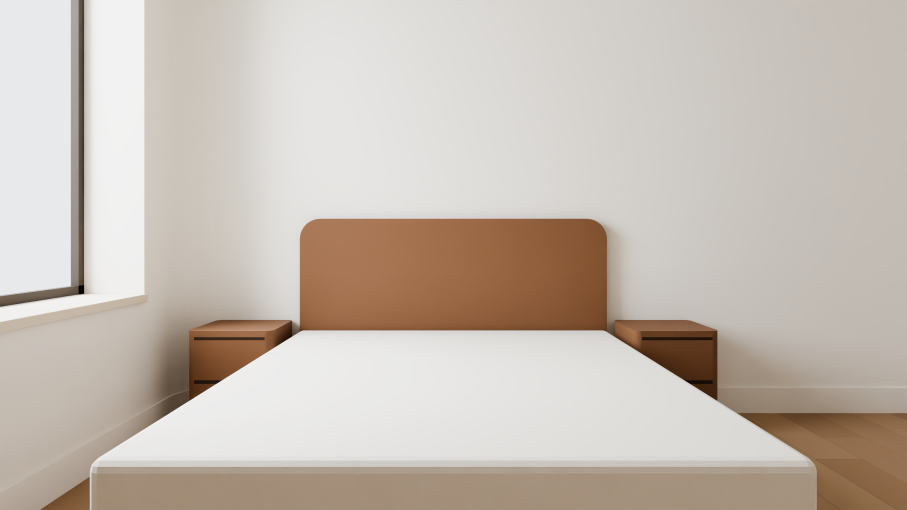
#> input picture assets/blockout/house/framing/wm-master-2026-11-17/MB0-plate.png, 2720 x 1530 px (shown at 1/3 size)
$ python checks_wm_master.py
#> lines starting #> are read from the running program, lines starting #| are printed output that depends on the picture
#!/usr/bin/env python3
"""
checks_wm_master.py: the contact sheet of the warm-modern master clay (render-agent, 2026-11-17; 0 tokens). No bpy.
Tiles: MB0-plate, MB0 (defaults), MB0-shell, the MB0 id pass, the MB0-plate structure edges, and MB0-plate with the lock target's lines
(lock-target.json: green where the depth pass sees the line, red where something stands in front of it).

  python3 checks_wm_master.py
"""
import json
import os

from PIL import Image, ImageDraw

HERE = os.path.dirname(os.path.abspath(__file__))
TW, TH = 900, 506


def tile(path, label, draw_lock=False):
#> called with path = 'MB0-plate.png', draw_lock = False
    im = Image.open(os.path.join(HERE, path)).convert("RGB")
#> im is the input picture: PIL image 2720x1530 RGB; mean R, G, B 198.9, 188.9, 179.6
    if draw_lock:
        lt = json.load(open(os.path.join(HERE, "lock-target.json")))
        d = ImageDraw.Draw(im)
        for name, L in lt["lines"].items():
            s = L["samples"]
            for a, b in zip(s, s[1:]):
                d.line([(a[0], a[1]), (b[0], b[1])], fill=(0, 200, 0) if (a[2] and b[2]) else (220, 0, 0), width=3)
        x0, y0, x1, y1 = lt["frame_box"]
        d.rectangle([x0, y0, x1, y1], outline=(0, 120, 255), width=3)
    im = im.resize((TW, TH))
#> im: PIL image 900x506 RGB
    d = ImageDraw.Draw(im)
    d.rectangle([0, 0, TW, 22], fill=(0, 0, 0))
    d.text((6, 5), label, fill=(255, 255, 255))
    return im


def main():
    tiles = [tile("MB0-plate.png", "MB0-plate: the empty plate (shell + walnut bed and nightstands; every lamp off)"),
             tile("MB0.png", "MB0: the defaults of 3.2 + 12.2 as envelope boxes (cones and floor lamp lit)"),
             tile("MB0-shell.png", "MB0-shell: the shell alone (plate / shell = the fixed furniture's shadow)"),
             tile("MB0-id.png", "MB0 id pass (legend: selfcheck.json ids)"),
             tile("MB0-plate-edges.png", "MB0-plate structure edges"),
             tile("MB0-plate.png", "MB0-plate + lock target (green seen, red covered; blue = the 16:9 frame)", draw_lock=True)]
#> call 2 of tile, with path = 'MB0.png', draw_lock = False
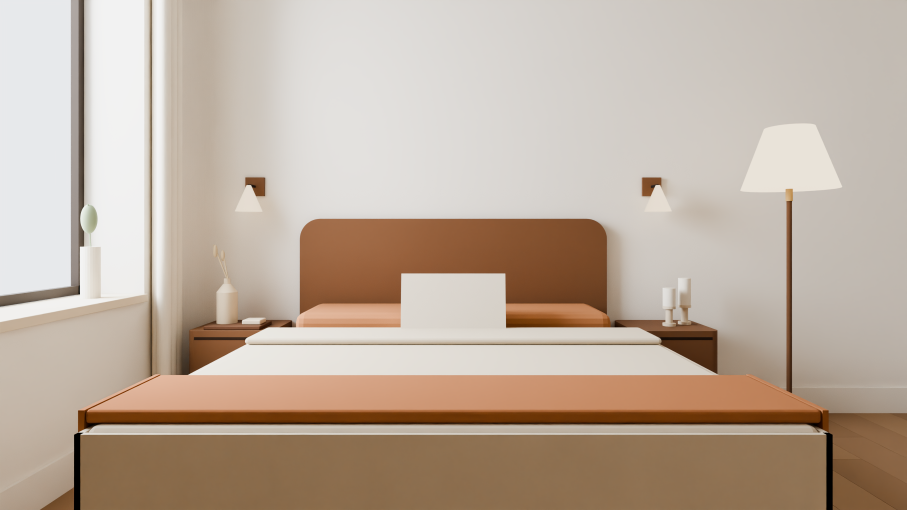
#> input picture assets/blockout/house/framing/wm-master-2026-11-17/MB0.png, 2720 x 1530 px (shown at 1/3 size)
#> in tile, im is the input picture: PIL image 2720x1530 RGB; mean R, G, B 189.6, 173.1, 158.2
#> call 3 of tile, with path = 'MB0-shell.png', draw_lock = False
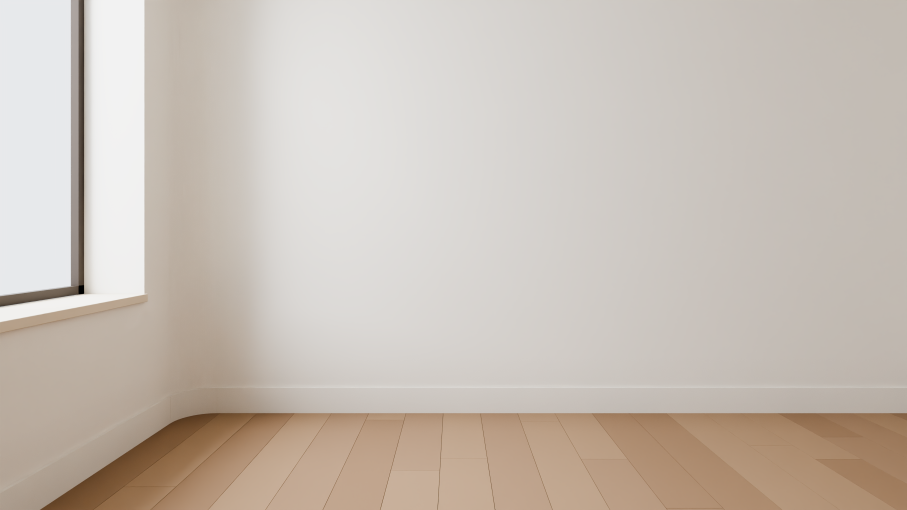
#> input picture assets/blockout/house/framing/wm-master-2026-11-17/MB0-shell.png, 2720 x 1530 px (shown at 1/3 size)
#> in tile, im is the input picture: PIL image 2720x1530 RGB; mean R, G, B 200.3, 190.5, 181.2
#> in tile (call 3), `im = im.resize((TW, TH))`:
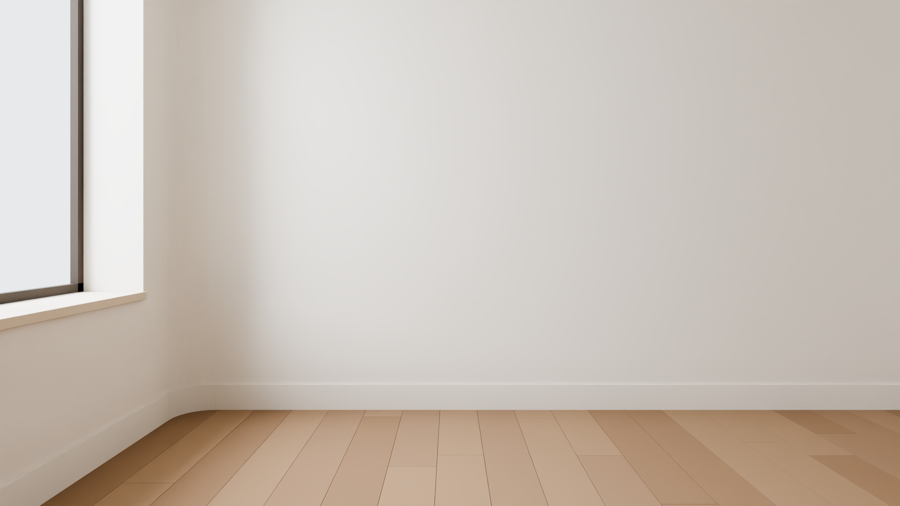
#> im: PIL image 900x506 RGB; mean R, G, B 200.3, 190.5, 181.2
#> call 4 of tile, with path = 'MB0-id.png', label = 'MB0 id pass (legend: selfcheck.json ids)', draw_lock = False
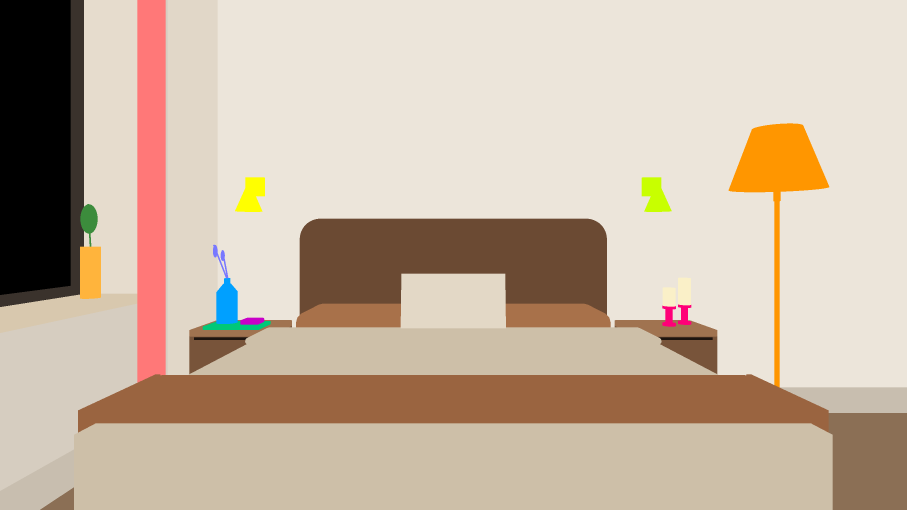
#> input picture assets/blockout/house/framing/wm-master-2026-11-17/MB0-id.png, 2720 x 1530 px (shown at 1/3 size)
#> in tile, im is the input picture: PIL image 2720x1530 RGB; mean R, G, B 200.2, 181.9, 163.1
#> in tile (call 4), `im = im.resize((TW, TH))`:
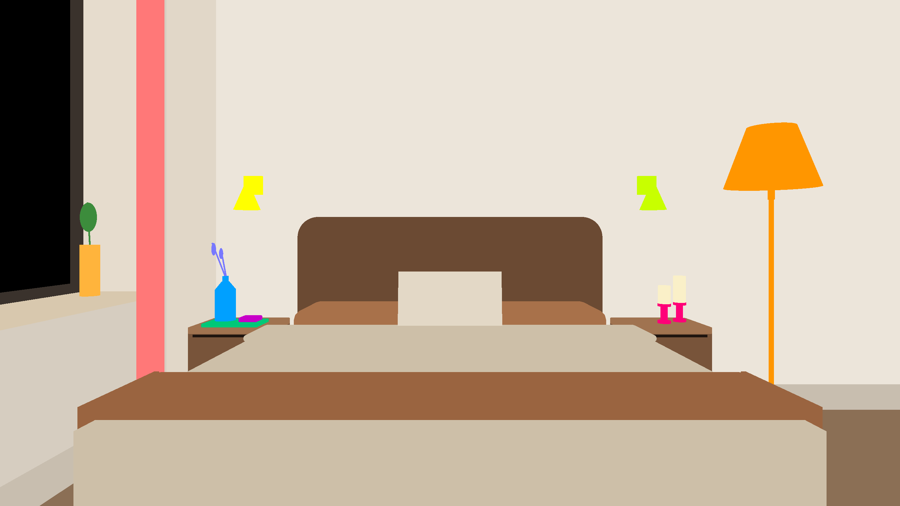
#> im: PIL image 900x506 RGB; mean R, G, B 200.2, 181.9, 163.1
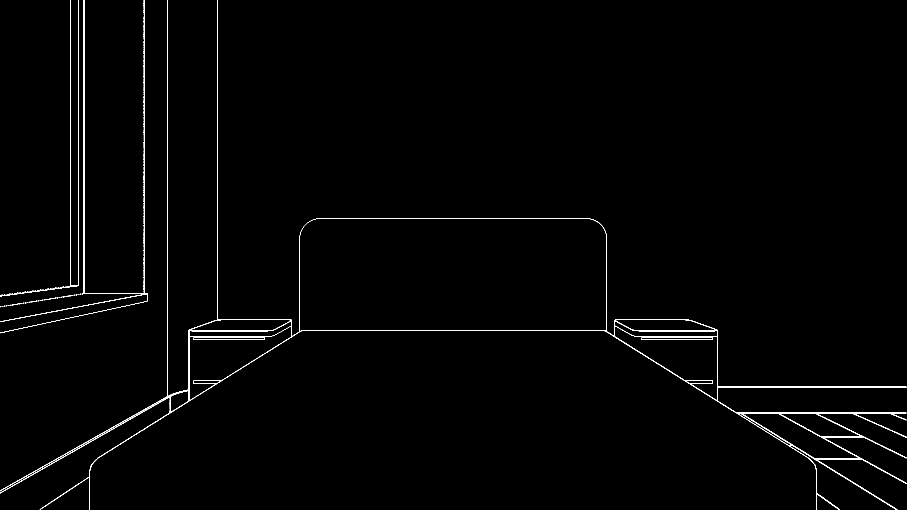
#> input picture assets/blockout/house/framing/wm-master-2026-11-17/MB0-plate-edges.png, 2720 x 1530 px (shown at 1/3 size)
#> in tile (call 5), `im = Image.open(os.path.join(HERE, path)).convert("RGB")`: im: PIL image 2720x1530 RGB; 0.82% white in thin lines or dots
#> in tile (call 5), `im = im.resize((TW, TH))`:
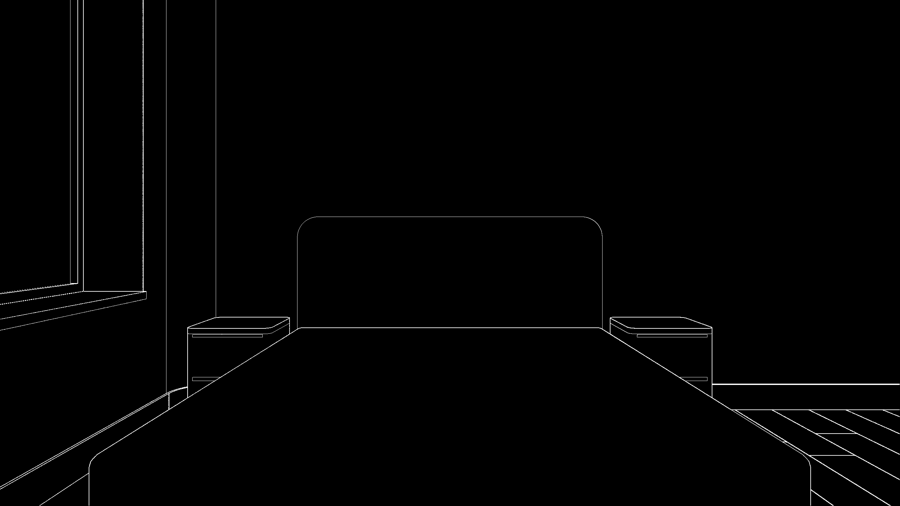
#> im: PIL image 900x506 RGB; min 0, max 254, mean 2.2
    sheet = Image.new("RGB", (TW * 2, TH * 3), (20, 20, 20))
    for k, t in enumerate(tiles):
        sheet.paste(t, ((k % 2) * TW, (k // 2) * TH))
    sheet.save(os.path.join(HERE, "contact-sheet.jpg"), quality=88)
    print("contact-sheet.jpg")


if __name__ == "__main__":
#> (the run stopped early here; a loop or call above may not have finished)
